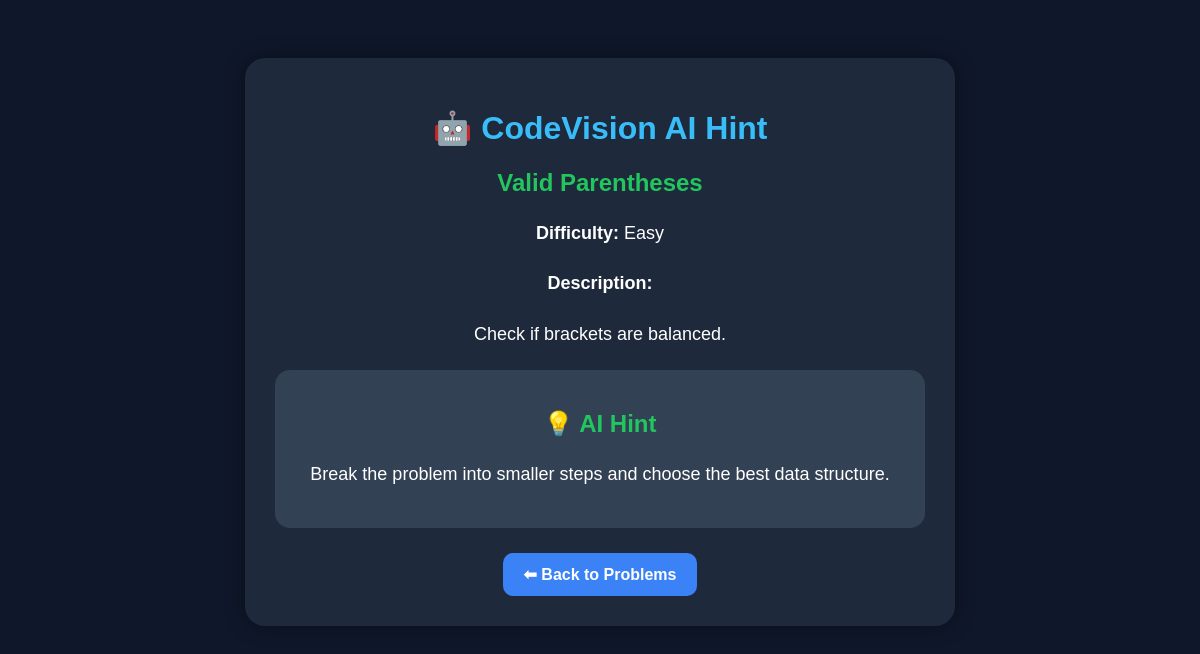
The app's page /ai_hint/2 with its own data.
### tables this page shows
CREATE TABLE problems (
    id INTEGER PRIMARY KEY AUTOINCREMENT,
    title TEXT,
    difficulty TEXT,
    description TEXT,
    status TEXT,
    favorite TEXT
);

### app.py (the view)
@app.route("/ai_hint/<int:id>")
def ai_hint(id):
    conn = sqlite3.connect("database.db")
    cursor = conn.cursor()
    cursor.execute(
        "SELECT * FROM problems WHERE id=?",
        (id,)
    )
    problem = cursor.fetchone()
    conn.close()
    hint = ""
    if "Binary" in problem[1]:
        hint = "Use low, high and mid pointers."
    elif "Two Sum" in problem[1]:
        hint = "Think about using a HashMap to store visited numbers."
    elif "Linked List" in problem[1]:
        hint = "Use three pointers: previous, current and next."
    elif "Merge" in problem[1]:
        hint = "Sort the intervals before merging."
    else:
        hint = "Break the problem into smaller steps and choose the best data structure."
    return render_template(
        "ai_hint.html",
        problem=problem,
        hint=hint
    )

### templates/ai_hint.html (shortened to what this page needs)
<!DOCTYPE html>
<html>
<head>
</head>
<body>
<div class="card">
<h1>🤖 CodeVision AI Hint</h1>
<h2>{{ problem[1] }}</h2>
<p><b>Difficulty:</b> {{ problem[2] }}</p>
<p><b>Description:</b></p>
<p>{{ problem[3] }}</p>
<div class="hint">
    <h2>💡 AI Hint</h2>
    <p>{{ hint }}</p>
</div>
<a href="/problems" class="back-btn">
    ⬅ Back to Problems
</a>
</div>
</body>
</html>

### templates/ai_hint.html (style rules this page uses)
body { background:#0f172a; color:white; font-family:Arial,sans-serif; text-align:center; padding:50px; }
.card { background:#1e293b; width:650px; margin:auto; padding:30px; border-radius:20px; box-shadow:0 0 20px rgba(0,0,0,0.4); }
h1 { color:#38bdf8; }
h2 { color:#22c55e; }
p { font-size:18px; line-height:1.8; }
.hint { background:#334155; padding:20px; border-radius:15px; margin-top:20px; }
.back-btn { display:inline-block; margin-top:25px; padding:12px 20px; background:#3b82f6; color:white; text-decoration:none; border-radius:10px; font-weight:bold; }

### records on screen
problems: title "Valid Parentheses", difficulty "Easy", description "Check if brackets are balanced."

### other values on screen
{{ hint }} "Break the problem into smaller steps and choose the best data structure."
